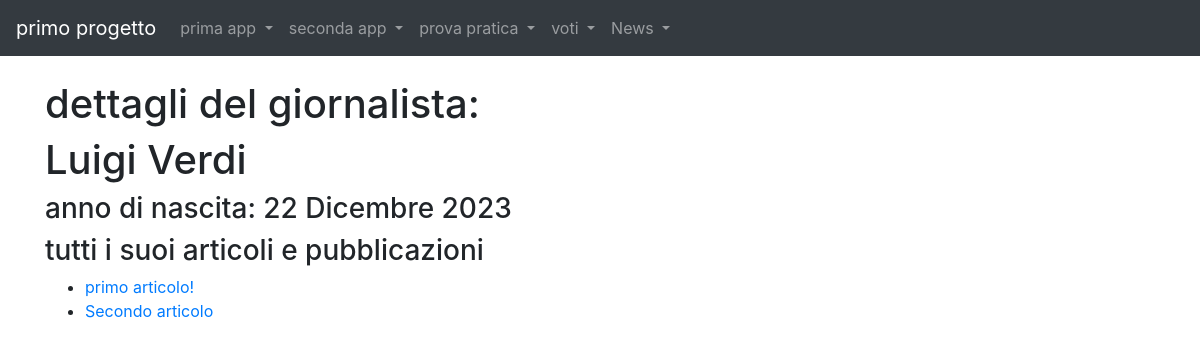
Screenshot of /news/giornalista/3 with the database file from the repository.
### news/models.py (models this page shows, shortened)
class Giornalista(models.Model):
    nome=models.CharField(max_length=20)
    cognome=models.CharField(max_length=20)
    anno_di_nascita=models.DateField(blank=True)
    class Meta:
        verbose_name = "Giornalista"
        verbose_name_plural = "Giornalisti"

class Articolo(models.Model):
    titolo=models.CharField(max_length=100)
    contenuto=models.TextField()
    giornalista=models.ForeignKey(Giornalista,on_delete=models.CASCADE,related_name="articoli")
    visualizzazioni=models.CharField(max_length=1000)
    data=models.DateField(blank=True)
    class Meta:
        verbose_name = "Articolo"
        verbose_name_plural = "Articoli"

### news/views.py (the view)
# urls.py: path('giornalista/<int:pk>',giornalistaDetailView, name="giornalista_detail"),
def giornalistaDetailView(request,pk):
    giornalista = get_object_or_404(Giornalista, pk=pk)
    articoli = Articolo.objects.filter(giornalista_id=pk)
    context = {'giornalista': giornalista,
               'articoli':articoli,
               }
    return render(request, "giornalista_detail.html",context)

### news/templates/giornalista_detail.html (shortened to what this page needs)
{%extends "base.html"%}
{% block content %}
<h1>dettagli del giornalista:</h1>
<h1>{{ giornalista.nome }} {{ giornalista.cognome }} </h1>
<h3>anno di nascita: {{ giornalista.anno_di_nascita }}</h3>
<h3>tutti i suoi articoli e pubblicazioni </h3>
<ul>
{% for articolo in articoli %}
<li><a href="{% url 'news:articolo_detail' articolo.id %}"> {{ articolo.titolo }} </a></li>
{% endfor %}
</ul>
{%endblock content%}

### rows the page displays
Giornalista: nome "Luigi", cognome "Verdi", anno_di_nascita "22 Dicembre 2023"
Articolo: titolo "primo articolo!"
Articolo: titolo "Secondo articolo"
